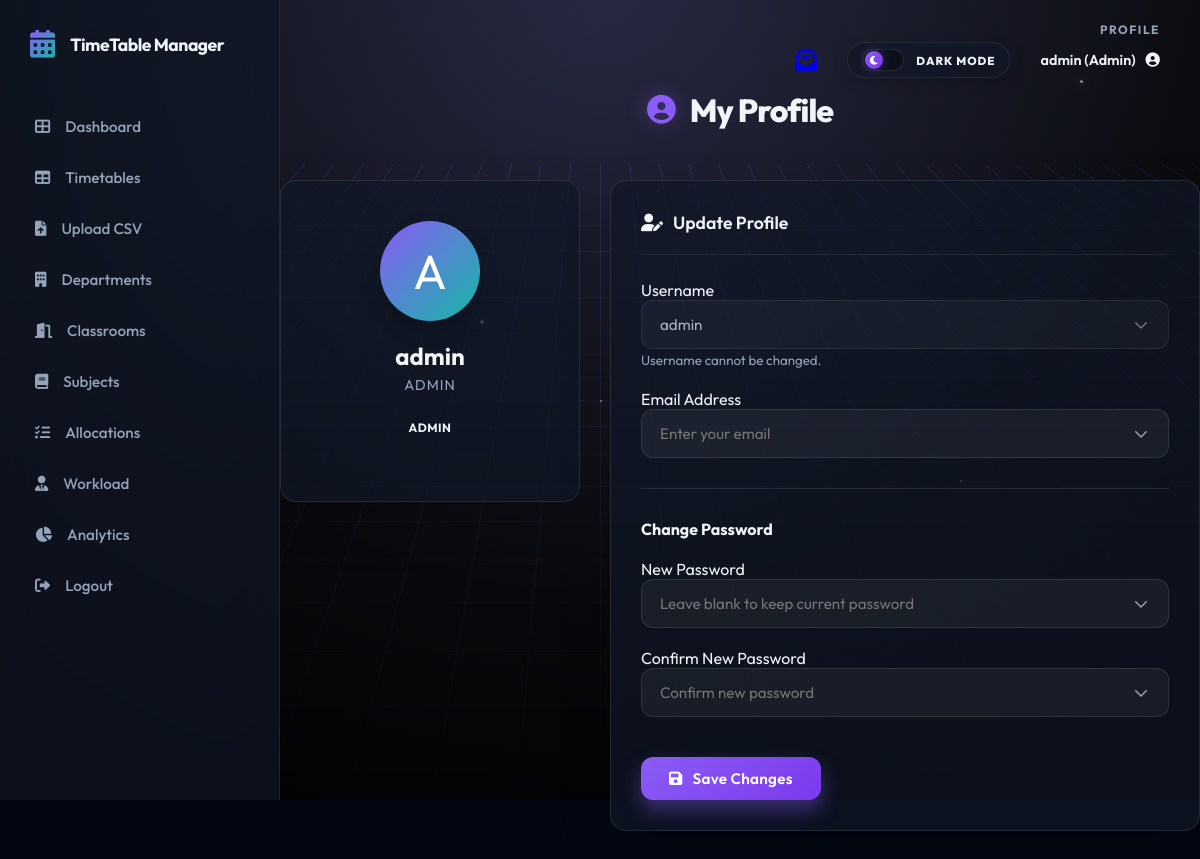
The app's page /profile (signed in) with its own data.
### models.py (models this page shows)
class User(db.Model, UserMixin):
    id = db.Column(db.Integer, primary_key=True)
    username = db.Column(db.String(80), unique=True, nullable=False)
    password = db.Column(db.String(120), nullable=False)
    email = db.Column(db.String(120), nullable=True)
    role = db.Column(db.String(20), nullable=False, default='student')
    dept_id = db.Column(db.Integer, db.ForeignKey('department.id'), nullable=True)
    teacher_id = db.Column(db.Integer, db.ForeignKey('teacher.id'), nullable=True)
    department = db.relationship('Department', backref='users', lazy=True)
    teacher_profile = db.relationship('Teacher', backref='user_account', uselist=False, lazy=True)

### routes.py (the view, shortened to what this page needs)
@main.route('/profile', methods=['GET', 'POST'])
@login_required
def profile():
    return render_template('profile.html')

### app.py (called while the page is built)
@login_manager.user_loader
def load_user(user_id):
    return User.query.get(int(user_id))

@app.context_processor
def inject_unread_count():
    from flask_login import current_user
    from models import Message
    if current_user.is_authenticated:
        count = Message.query.filter_by(recipient_id=current_user.id, is_read=False).count()
        return dict(unread_count=count)
    return dict(unread_count=0)

### templates/profile.html (shortened to what this page needs)
{% extends 'base.html' %}
{% block icon %}<i class="fas fa-user-circle"></i>{% endblock %}
{% block title %}My Profile{% endblock %}
{% block content %}
<div class="row" style="display: flex; gap: 30px; flex-wrap: wrap;">
    <div style="flex: 1; min-width: 300px;">
        <div class="card" style="text-align: center; padding: 40px 20px;">
            <div style="
                width: 100px;
                height: 100px;
                margin: 0 auto 20px;
                background: linear-gradient(135deg, var(--primary), var(--secondary));
                border-radius: 50%;
                display: flex;
                align-items: center;
                justify-content: center;
                font-size: 3rem;
                color: white;
                box-shadow: 0 10px 20px rgba(0,0,0,0.2);
            ">
                {{ current_user.username[0]|upper }}
            </div>
            <h2 style="margin-bottom: 5px; color: var(--text-main);">{{ current_user.username }}</h2>
            <p
                style="color: var(--text-muted); text-transform: uppercase; font-size: 0.9rem; letter-spacing: 1px; margin-bottom: 20px;">
                {{ current_user.role }}
            </p>
            <div style="display: flex; justify-content: center; gap: 10px; margin-bottom: 20px;">
                {% if current_user.role == 'teacher' %}
                <span class="badge badge-teacher">Teacher</span>
                {% elif current_user.role == 'student' %}
                <span class="badge badge-student">Student</span>
                {% else %}
                <span class="badge badge-info">Admin</span>
                {% endif %}
            </div>
        </div>
    </div>
    <div style="flex: 2; min-width: 300px;">
        <div class="card">
            <div class="card-header">
                <h3><i class="fas fa-user-edit"></i> Update Profile</h3>
            </div>
            <form action="{{ url_for('main.profile') }}" method="POST">
                <div class="form-group">
                    <label>Username</label>
                    <input type="text" class="form-control" value="{{ current_user.username }}" disabled
                        style="opacity: 0.7; cursor: not-allowed;">
                    <small style="color: var(--text-muted);">Username cannot be changed.</small>
                </div>
                <div class="form-group">
                    <label>Email Address</label>
                    <input type="email" name="email" class="form-control" value="{{ current_user.email or '' }}"
                        placeholder="Enter your email">
                </div>
                <div style="margin: 30px 0; border-top: 1px solid var(--border-color);"></div>
                <h4 style="margin-bottom: 20px; color: var(--text-main);">Change Password</h4>
                <div class="form-group">
                    <label>New Password</label>
                    <input type="password" name="password" class="form-control"
                        placeholder="Leave blank to keep current password">
                </div>
                <div class="form-group">
                    <label>Confirm New Password</label>
                    <input type="password" name="confirm_password" class="form-control"
                        placeholder="Confirm new password">
                </div>
                <button type="submit" class="btn btn-primary" style="margin-top: 20px;">
                    <i class="fas fa-save"></i> Save Changes
                </button>
            </form>
        </div>
    </div>
</div>
{% endblock %}

### templates/base.html (shortened to what this page needs)
<!DOCTYPE html>
<html lang="en">
<head>
    <link rel="stylesheet" href="{{ url_for('static', filename='css/style.css') }}">
    <link rel="stylesheet" href="https://cdnjs.cloudflare.com/ajax/libs/font-awesome/6.0.0/css/all.min.css">
</head>
<body>
    <div class="cyber-grid-container">
        <div class="cyber-grid"></div>
        <div class="cyber-glow"></div>
        <div class="floating-particles">
            <i></i><i></i><i></i><i></i><i></i><i></i>
        </div>
    </div>
    {% set is_auth = request.endpoint in ['main.login', 'main.register', 'main.register_student',
    'main.register_teacher'] %}
    <div class="{{ 'app-wrapper' if not is_auth else '' }}">
        {% if not is_auth %}
        <aside class="sidebar" id="appSidebar">
            <div class="sidebar-header">
                <i class="fas fa-calendar-alt"></i>
                <h2>TimeTable Manager</h2>
            </div>
            <ul class="sidebar-nav">
                <li class="nav-item {% if request.endpoint == 'main.dashboard' %}active{% endif %}">
                    <a href="{{ url_for('main.dashboard') }}" class="nav-link">
                        <i class="fas fa-th-large"></i> Dashboard
                    </a>
                </li>
                <li class="nav-item {% if request.endpoint == 'main.timetable' %}active{% endif %}">
                    <a href="{{ url_for('main.timetable') }}" class="nav-link">
                        <i class="fas fa-table"></i> Timetables
                    </a>
                </li>
                {% if current_user.is_authenticated and current_user.role == 'admin' %}
                <li class="nav-item {% if request.endpoint == 'main.upload_csv' %}active{% endif %}">
                    <a href="{{ url_for('main.upload_csv') }}" class="nav-link">
                        <i class="fas fa-file-upload"></i> Upload CSV
                    </a>
                </li>
                {% endif %}
                <li class="nav-item {% if request.endpoint == 'main.departments' %}active{% endif %}">
                    <a href="{{ url_for('main.departments') }}" class="nav-link">
                        <i class="fas fa-building"></i> Departments
                    </a>
                </li>
                <li class="nav-item {% if request.endpoint == 'main.classrooms' %}active{% endif %}">
                    <a href="{{ url_for('main.classrooms') }}" class="nav-link">
                        <i class="fas fa-door-open"></i> Classrooms
                    </a>
                </li>
                <li class="nav-item {% if request.endpoint == 'main.courses' %}active{% endif %}">
                    <a href="{{ url_for('main.courses') }}" class="nav-link">
                        <i class="fas fa-book"></i> Subjects
                    </a>
                </li>
                {% if current_user.is_authenticated and current_user.role == 'admin' %}
                <li class="nav-item {% if request.endpoint == 'main.allocations' %}active{% endif %}">
                    <a href="{{ url_for('main.allocations') }}" class="nav-link">
                        <i class="fas fa-tasks"></i> Allocations
                    </a>
                </li>
                {% endif %}
                <li class="nav-item">
                    <a href="{{ url_for('main.teachers') }}" class="nav-link">
                        <i class="fas fa-user-tie"></i> Workload
                    </a>
                </li>
                <li class="nav-item {% if request.endpoint == 'main.reports' %}active{% endif %}">
                    <a href="{{ url_for('main.reports') }}" class="nav-link">
                        <i class="fas fa-chart-pie"></i> Analytics
                    </a>
                </li>
                {% if current_user.is_authenticated %}
                <li class="nav-item">
                    <a href="{{ url_for('main.logout') }}" class="nav-link">
                        <i class="fas fa-sign-out-alt"></i> Logout
                    </a>
                </li>
                {% else %}
                <li class="nav-item">
                    <a href="{{ url_for('main.login') }}" class="nav-link">
                        <i class="fas fa-sign-in-alt"></i> Login
                    </a>
                </li>
                {% endif %}
            </ul>
        </aside>
        {% endif %}
        <main class="{{ 'main-area' if not is_auth else '' }}">
            {% if not is_auth %}
            <div class="top-header">
                <div class="header-meta-group">
                    <div class="breadcrumb-mini">{{ request.endpoint.split('.')[-1].replace('_', ' ') }}</div>
                    <div class="user-controls">
                        {% if current_user.is_authenticated %}
                        <a href="{{ url_for('main.mailbox') }}" class="icon-btn nav-mailbox-link" title="Mailbox"
                            style="margin-right: 15px; position: relative;">
                            <i class="fas fa-envelope-open-text nav-mailbox-icon"></i>
                        </a>
                        <div class="mode-switcher" id="themeToggle" title="Switch Interface Mode">
                            <div class="mode-track">
                                <div class="mode-thumb">
                                    <i class="fas fa-moon moon-icon"></i>
                                </div>
                            </div>
                            <span class="mode-label">Dark Mode</span>
                        </div>
                        <div class="user-dropdown">
                            <a href="{{ url_for('main.profile') }}" class="user-profile" id="userProfileToggle"
                                style="text-decoration: none; color: inherit; cursor: pointer;">
                                <span>{{ current_user.username }} ({{ current_user.role|capitalize }})</span>
                                <i class="fas fa-user-circle"></i>
                            </a>
                        </div>
                        {% else %}
                        <div class="user-profile">
                            <span>Guest</span>
                            <i class="fas fa-user-circle"></i>
                        </div>
                        {% endif %}
                    </div>
                </div>
            </div>
            <div class="page-title-section">
                <div class="page-title">
                    <h1>
                        {% block icon %}<i class="fas fa-brain"></i>{% endblock %}
                        {% block title %}System Workspace{% endblock %}
                    </h1>
                </div>
            </div>
            {% endif %}
            {% block content %}{% endblock %}
    </div>
</body>
</html>

### records on screen
User: username "admin", role "Admin", username "A", role "ADMIN"

### other values on screen
{{ request.endpoint.split('.')[-1].replace('_', ' ') }} "PROFILE"
